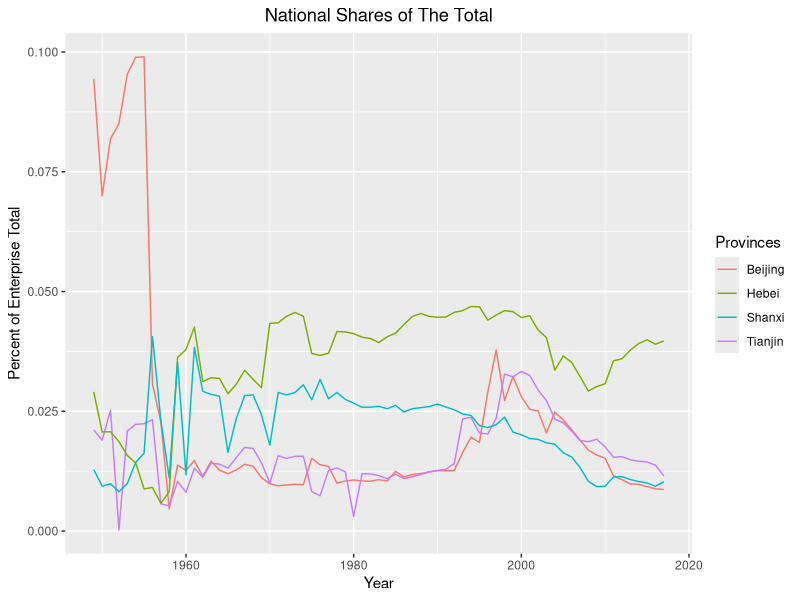
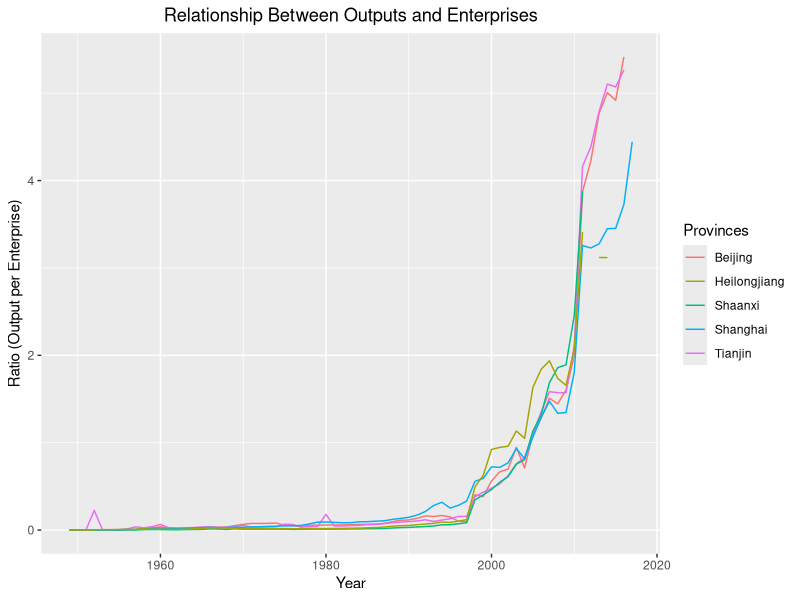
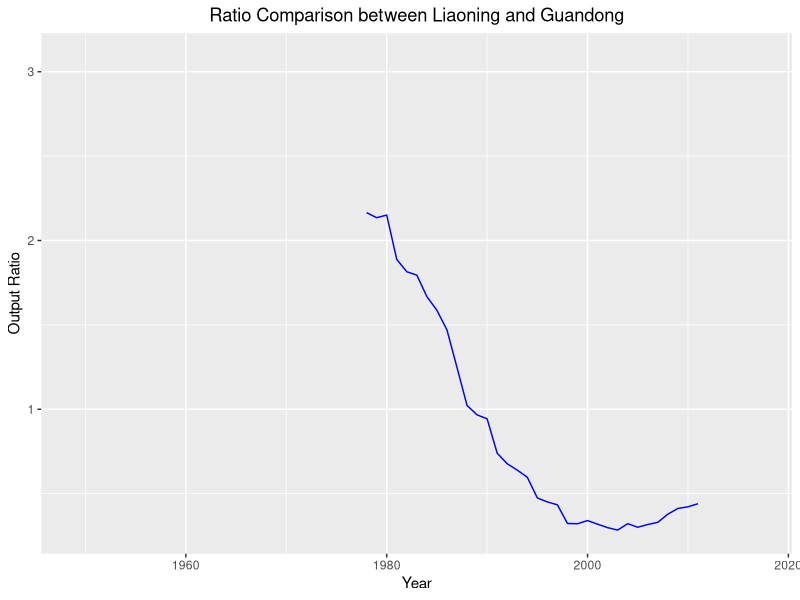
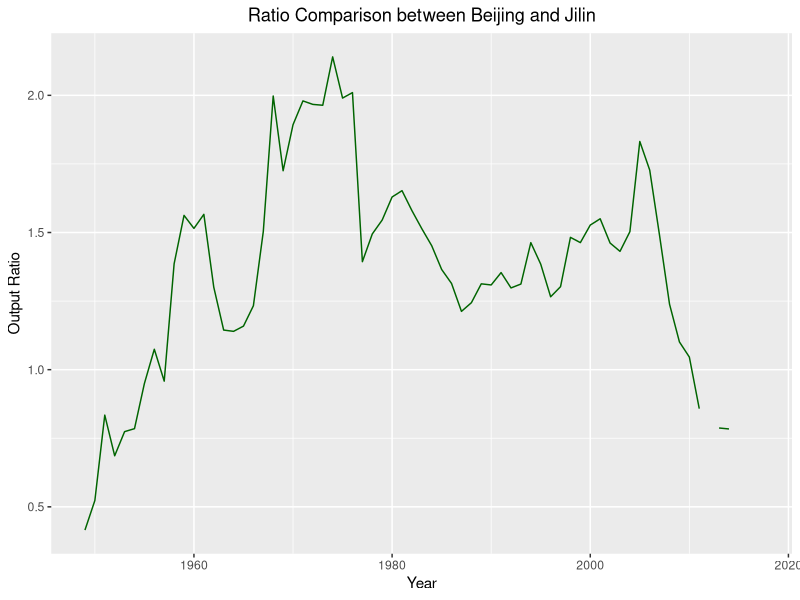
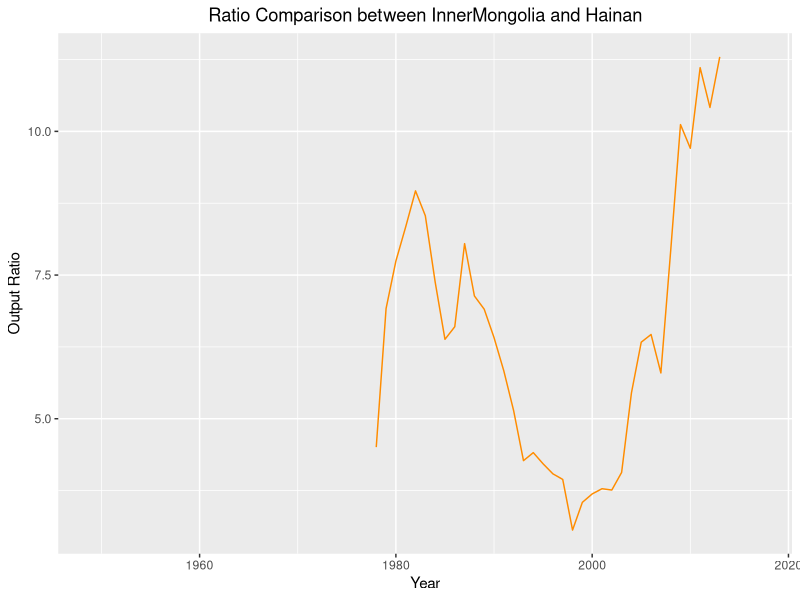

These charts were generated, in order, by the following R code:
# Author: Jin Chang
# Date: 1/25/2019

library(tidyverse)
library(ggplot2)

data <- read.csv("China_EO_49to17.csv",fileEncoding = "latin1")
data <- as_tibble(data)

Year <- seq(from=1949, to=2017)
data$Year <- Year

# Returns a dataframe with the calculated output ratio of the
# two specified columns. 
produce_ratios <- function(col1, col2) {
  # Create a data frame that contains the calculate the ratios.
  results <- data.frame(data$Year, data[[col1]], data[[col2]], data[[col1]] / data[[col2]])
  
  # Rename the column names
  colnames(results) <- c("Year", col1, col2, "Ratios")
  return(results)
}

# Ploting interesting comparisons
out1 <- produce_ratios("Liaoning_Output","Guangdong_Output")
out2 <- produce_ratios("Beijing_Output", "Jilin_Output")
out3 <- produce_ratios("InnerMongolia_Output","Hainan_Output")

## Creates a plot of the comparison between Liaoning and Guandong
plot1 <- ggplot(data=out1, aes(x=Year, y=Ratios)) +
  geom_line(color="Blue") +
  xlab("Year") +
  ylab("Output Ratio") +
  ggtitle("Ratio Comparison between Liaoning and Guandong") +
  theme(plot.title = element_text(hjust=.5))

## Creates a plot of the comparison between Beijing and Jilin
plot2 <- ggplot(data=out2, aes(x=Year, y=Ratios)) +
  geom_line(color="DarkGreen") +
  xlab("Year") +
  ylab("Output Ratio") +
  ggtitle("Ratio Comparison between Beijing and Jilin") +
  theme(plot.title = element_text(hjust=.5))

## Creates a plot of the comparison between InnerMongolia and Hainan
plot3 <- ggplot(data=out3, aes(x=Year, y=Ratios)) +
  geom_line(color="DarkOrange") +
  xlab("Year") +
  ylab("Output Ratio") +
  ggtitle("Ratio Comparison between InnerMongolia and Hainan") +
  theme(plot.title = element_text(hjust=.5))

# Step 2
# Retrieve all the enterprise columns 
sum_Enterprise <- data[,grep("_Enterprise", colnames(data))]

# Calculat the national total of Enterprises
data$Enterprise_Total <- rowSums(sum_Enterprise, na.rm = TRUE)

national_share <- data.frame(data$Year)
for(index in 1:ncol(sum_Enterprise)) {
  temp_df <- produce_ratios(colnames(sum_Enterprise)[index], "Enterprise_Total")
  
  # New column name
  name <- gsub("_\\w+","_Total_Ratio", colnames(sum_Enterprise)[index])
  national_share[[name]] <- temp_df$Ratios
}

national_share <- national_share[1:5]

national.plot <- ggplot(data=national_share, aes(x=Year)) +
  geom_line(aes(y=Beijing_Total_Ratio, colour="Beijing")) +
  geom_line(aes(y=Tianjin_Total_Ratio, colour="Tianjin")) +
  geom_line(aes(y=Hebei_Total_Ratio, colour="Hebei")) +
  geom_line(aes(y=Shanxi_Total_Ratio, colour="Shanxi")) +
  xlab("Year") +
  ylab("Percent of Enterprise Total") +
  labs(color="Provinces") +
  ggtitle("National Shares of The Total") +
  theme(plot.title = element_text(hjust=.5),legend.box = "horizontal")

# Step 3
## Selected several provinces to analyze
six_prov <- data %>%
  select(Year, Beijing_Enterprise, Beijing_Output, Tianjin_Enterprise, Tianjin_Output,
         Shaanxi_Enterprise, Shaanxi_Output, Shanghai_Enterprise, Shanghai_Output, Heilongjiang_Enterprise, Heilongjiang_Output)

## Create a new dataframe consisting of ratios
ratios <- data.frame(data$Year)
colnames(ratios) <- c("Year")

# Utilizing a counter as the index in a while loop as well as the position
i <- 2
while(i <= 10) {
  temp_df <- produce_ratios(colnames(six_prov)[i + 1], colnames(six_prov)[i])
  
  # New column name
  name <- gsub("_\\w+","_Ratios", colnames(six_prov)[i])
  ratios[[name]] <- temp_df$Ratios
  
  # Increase the counter
  i <- i + 2
}

output_enterprise <- ggplot(data=ratios, aes(x=Year)) +
  geom_line(aes(y=Beijing_Ratios, colour="Beijing")) +
  geom_line(aes(y=Tianjin_Ratios, colour="Tianjin")) +
  geom_line(aes(y=Shaanxi_Ratios, colour="Shaanxi")) +
  geom_line(aes(y=Shanghai_Ratios, colour="Shanghai")) +
  geom_line(aes(y=Heilongjiang_Ratios, colour="Heilongjiang")) +
  xlab("Year") +
  ylab("Ratio (Output per Enterprise)") +
  labs(color="Provinces") +
  ggtitle("Relationship Between Outputs and Enterprises") +
  theme(plot.title = element_text(hjust=.5),legend.box = "horizontal")

